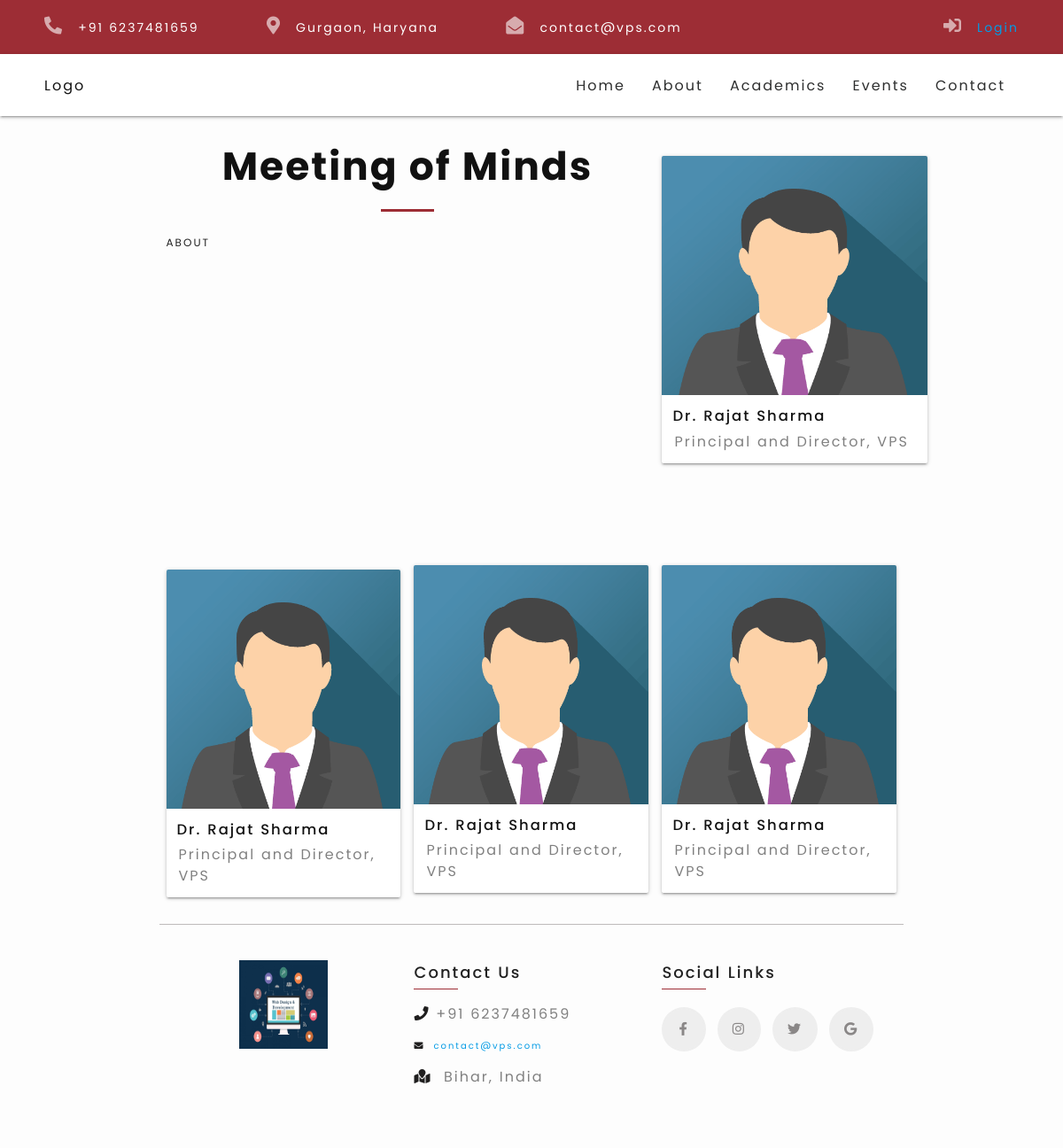
Page /about/ on the earlier database version.
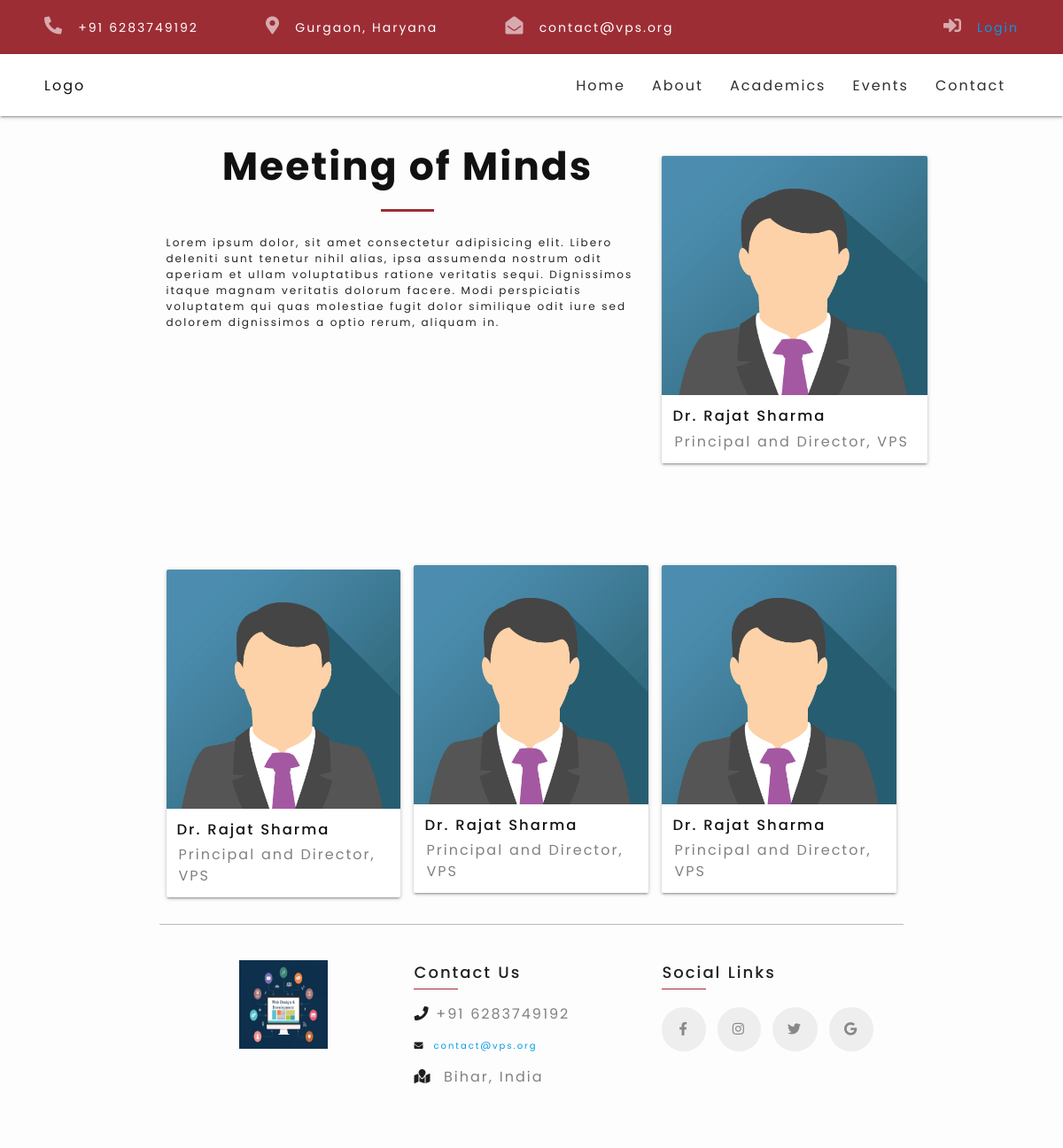
Same page on the later database version.
### aboutAndStaffs/models.py (models this page shows, shortened)
class About(models.Model):
    logo = models.ImageField(upload_to="images")
    description = models.TextField(max_length=500)
    facebook = models.URLField(null=True)
    instagram = models.URLField(null=True)
    twitter = models.URLField(null=True)
    email = models.EmailField(null=True)
    contact = models.IntegerField(default=0)
    school_address = models.CharField(max_length=20, null=True)

### aboutAndStaffs/views.py (the view)
# urls.py: path('', views.about, name="about"),
def about(request):
    about_content = About.objects.all()
    return render(request, 'aboutAndStaffs/about.html', { 'about': about_content[0] })

### vpsBase/context_processor.py (called while the page is built)
def render_footer(request):
    footer_content = About.objects.all()[0]
    return {
        'about_content': footer_content
    }

### aboutAndStaffs/templates/aboutAndStaffs/about.html (shortened to what this page needs)
{% extends 'vpsBase/base.html' %}
{% load static %}
{% block content %}
    <div class="container">
      <div class="row">
        <div class="col m8 s12 d-flex flex-column">
          <h2 class="heading text-center">Meeting of Minds</h2>
          <p style="font-size: 1.2rem">
            {{ about.description }}
          </p>
        </div>
        <div class="col m4 s12">
          <div class="card about-p-card">
            <div class="card-image">
              <img src="{% static 'images/user.png' %}" height="270" />
            </div>
            <div class="card-content d-flex flex-column" style="padding: 12px">
              <h5 style="margin-top: 0; margin-bottom: 4px; font-weight: 500">
                Dr. Rajat Sharma
              </h5>
              <p style="color: grey; margin-left: 2px">
                Principal and Director, VPS
              </p>
            </div>
          </div>
        </div>
      </div>
      <div class="row justify-content-center" style="margin-top: 100px">
        <div class="col m4 s12">
          <div class="card staff-card">
            <div class="card-image">
              <img src="{% static 'images/user.png' %}" height="270" />
            </div>
            <div class="card-content d-flex flex-column" style="padding: 12px">
              <h5 style="margin-top: 0; margin-bottom: 4px; font-weight: 500">
                Dr. Rajat Sharma
              </h5>
              <p style="color: grey; margin-left: 2px">
                Principal and Director, VPS
              </p>
            </div>
          </div>
        </div>
        <div class="col m4 s12">
          <div class="card staff-card-2">
            <div class="card-image">
              <img src="{% static 'images/user.png' %}" height="270" />
            </div>
            <div class="card-content d-flex flex-column" style="padding: 12px">
              <h5 style="margin-top: 0; margin-bottom: 4px; font-weight: 500">
                Dr. Rajat Sharma
              </h5>
              <p style="color: grey; margin-left: 2px">
                Principal and Director, VPS
              </p>
            </div>
          </div>
        </div>
        <div class="col m4 s12 d-flex">
          <div class="card staff-card-3">
            <div class="card-image">
              <img src="{% static 'images/user.png' %}" height="270" />
            </div>
            <div class="card-content d-flex flex-column" style="padding: 12px">
              <h5 style="margin-top: 0; margin-bottom: 4px; font-weight: 500">
                Dr. Rajat Sharma
              </h5>
              <p style="color: grey; margin-left: 2px">
                Principal and Director, VPS
              </p>
            </div>
          </div>
        </div>
      </div>
    </div>
    {% endblock content %}

### vpsBase/templates/vpsBase/navbar.html (shortened to what this page needs)
{% load static %}
<div class="navbar-top-panel ">
    <div class="navbar-top-panel-left">
      <ul>
        <li>
          <i class="fas fa-phone-alt"></i>
          <a href="tel:#">+91 {{ about_content.contact }}</a>
        </li>
        <li>
          <i class="fas fa-map-marker-alt"></i>
          <a href="#">Gurgaon, Haryana</a>
        </li>
        <li>
          <i class="fas fa-envelope-open"></i>
          <a href="mailto:#">{{ about_content.email }}</a>
        </li>
      </ul>
    </div>
    <div class="navbar-top-panel-right">
      <i class="fas fa-sign-in-alt"></i>
      <a href="{% url 'login' %}">Login</a>
    </div>
  </div>
  <nav>
    <div class="nav-wrapper">
      <a href="#" class="brand-logo">Logo</a>
      <ul class="right hide-on-med-and-down">
        <li><a href="{% url 'home' %}">Home</a></li>
        <li><a class="dropdown-trigger" href="#" data-target="about-dropdown">About</a></li>
        <li><a class="dropdown-trigger" href="#" data-target="academics-dropdown">Academics</a></li>
        <li><a href="#events">Events</a></li>
        <li><a href="{% url 'contact' %}">Contact</a></li>
      </ul>
    </div>
  </nav>

### vpsBase/templates/vpsBase/footer.html (shortened to what this page needs)
{% load static %}
<div class="container">
  <div class="row justify-content-center my-20">
    <div class="col s12 l4 text-center">
     <img src="{% static 'images/footer_img.jpg' %}" alt="vps_logo" class="footer-logo">
    </div>
    <div class="col s12 l4 d-flex flex-column">
     <p class="footer-heading">Contact Us</p>
     <p style="color: grey">
        <i class="fas fa-phone" style="color: rgb(31, 30, 30)"></i
        >&nbsp;+91 {{ about_content.contact }}
      </p>
      <a href="mailto:contact@vps.com">
        <i class="fas fa-envelope" style="color: rgb(31, 30, 30)"></i
        >&nbsp;&nbsp;{{ about_content.email }}
      </a>
      <p style="color: grey;margin-bottom: 40px;">
        <i class="fas fa-map-marked" style="color: rgb(31, 30, 30)"></i
        >&nbsp;&nbsp;{{ about_content.school_address }}
      </p>
    </div>
    <div class="col s12 l4 d-flex flex-column">
        <p class="footer-heading">Social Links</p>
        <div class="flex flex-row mt-20">
      <a href="{{ about_content.facebook }}" class="social-links-1">
          <i class="fab fa-facebook-f"></i>
      </a>
      <a href="{{ about_content.instagram }}" class="social-links-2" style="margin-left: 8px;">
        <i class="fab fa-instagram"></i>
    </a>
    <a href="{{ about_content.twitter }}" class="social-links-3" style="margin-left: 8px;margin-right: 8px; ">
        <i class="fab fa-twitter "></i>
    </a>
    <a href="mailto:{{ about_content.email }}" class="social-links-4">
        <i class="fab fa-google "></i>
    </a>
</div>
    </div>
  </div>
</div>

Differences in the rows shown:
changed About "Bihar, India": contact "6237481659" → "6283749192"; email "contact@vps.com" → "contact@vps.org"; description "ABOUT" → "Lorem ipsum dolor, sit amet consectetur adipisicing elit. Libero deleniti sunt tenetur nihil alias, ipsa assumenda nostrum odit aperiam et ullam voluptatibus ratione veritatis sequi. Dignissimos itaque magnam veritatis dolorum facere. Modi perspiciatis voluptatem qui quas molestiae fugit dolor similique odit iure sed dolorem dignissimos a optio rerum, aliquam in."
